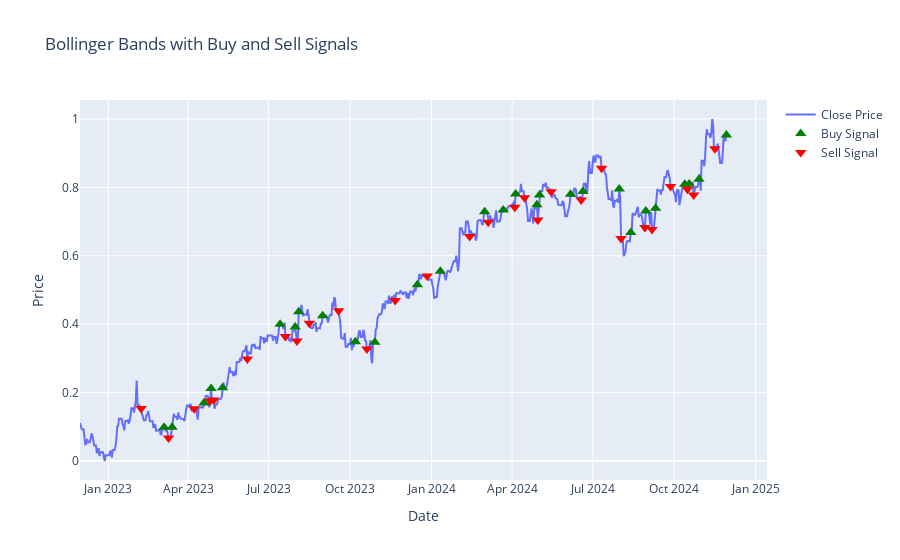

Notebook code cell kept with this figure:
### Code cell
amazon_df_df = GetClosePriceForAsset('AMZN', df)
macd_amazon_df = macd_signal(amazon_df_df)
# macd_apple_df
PlotSignal(macd_amazon_df, None)

macd_amazon_df['Open'], macd_amazon_df['High'], macd_amazon_df['Low'] = macd_amazon_df['Close'],macd_amazon_df['Close'],macd_amazon_df['Close']
# macd_amazon_df['Signal'] = macd_amazon_df['Signal'] * -1
# amazon_signal_df['Signal'] = amazon_signal_df['Signal'] * -1
bt = Backtest(macd_amazon_df, SimpleFollowSignalsStrategy, cash=1, commission=.002, exclusive_orders=True)
# Запускаем бэктест
stats = bt.run()

# Выводим статистику
print(stats['Return [%]'])

# выводим график
bt.plot(
    plot_equity=True,
    plot_drawdown=True,
    relative_equity=False,
)

### Figure 1 — Plotly figure (JSON) as saved in the notebook; plotly's stock layout.template omitted (floating-point values rounded to 4 significant figures; data arrays with more than 128 entries replaced by an {"elided": "..."} marker saying what was removed)
{"data": [{"name": "Close Price", "type": "scatter", "x": {"elided": "731 str values"}, "y": {"elided": "731 float values"}}, {"marker": {"color": "green", "size": 10, "symbol": "triangle-up"}, "mode": "markers", "name": "Buy Signal", "type": "scatter", "x": ["2023-03-05T00:00:00", "2023-03-14T00:00:00", "2023-04-19T00:00:00", "2023-04-27T00:00:00", "2023-05-10T00:00:00", "2023-07-14T00:00:00", "2023-07-31T00:00:00", "2023-08-04T00:00:00", "2023-08-31T00:00:00", "2023-10-07T00:00:00", "2023-10-29T00:00:00", "2023-12-16T00:00:00", "2024-01-11T00:00:00", "2024-03-01T00:00:00", "2024-03-22T00:00:00", "2024-04-05T00:00:00", "2024-04-29T00:00:00", "2024-05-02T00:00:00", "2024-06-06T00:00:00", "2024-06-20T00:00:00", "2024-07-31T00:00:00", "2024-08-13T00:00:00", "2024-08-30T00:00:00", "2024-09-10T00:00:00", "2024-10-13T00:00:00", "2024-10-18T00:00:00", "2024-10-29T00:00:00", "2024-11-29T00:00:00"], "y": [0.09888, 0.09873, 0.1699, 0.2117, 0.2145, 0.3996, 0.392, 0.4366, 0.4248, 0.3488, 0.3471, 0.5152, 0.5546, 0.7288, 0.7337, 0.7805, 0.7495, 0.7779, 0.78, 0.7883, 0.795, 0.6684, 0.7309, 0.7388, 0.8089, 0.8102, 0.8241, 0.9531]}, {"marker": {"color": "red", "size": 10, "symbol": "triangle-down"}, "mode": "markers", "name": "Sell Signal", "type": "scatter", "x": ["2023-02-07T00:00:00", "2023-03-10T00:00:00", "2023-04-08T00:00:00", "2023-04-26T00:00:00", "2023-04-30T00:00:00", "2023-06-07T00:00:00", "2023-07-20T00:00:00", "2023-08-02T00:00:00", "2023-08-16T00:00:00", "2023-09-18T00:00:00", "2023-10-20T00:00:00", "2023-11-21T00:00:00", "2023-12-27T00:00:00", "2024-02-13T00:00:00", "2024-03-05T00:00:00", "2024-04-04T00:00:00", "2024-04-15T00:00:00", "2024-04-30T00:00:00", "2024-05-15T00:00:00", "2024-06-18T00:00:00", "2024-07-11T00:00:00", "2024-08-02T00:00:00", "2024-08-29T00:00:00", "2024-09-06T00:00:00", "2024-09-27T00:00:00", "2024-10-16T00:00:00", "2024-10-23T00:00:00", "2024-11-16T00:00:00"], "y": [0.1534, 0.06736, 0.153, 0.1751, 0.1786, 0.2979, 0.3639, 0.3507, 0.4026, 0.4397, 0.3277, 0.4693, 0.5407, 0.6563, 0.6978, 0.7422, 0.7696, 0.7044, 0.7875, 0.7635, 0.856, 0.6507, 0.6826, 0.6771, 0.8025, 0.7943, 0.7778, 0.9131]}], "layout": {"title": {"text": "Bollinger Bands with Buy and Sell Signals"}, "xaxis": {"rangeslider": {"visible": false}, "title": {"text": "Date"}}, "yaxis": {"title": {"text": "Price"}}}}
